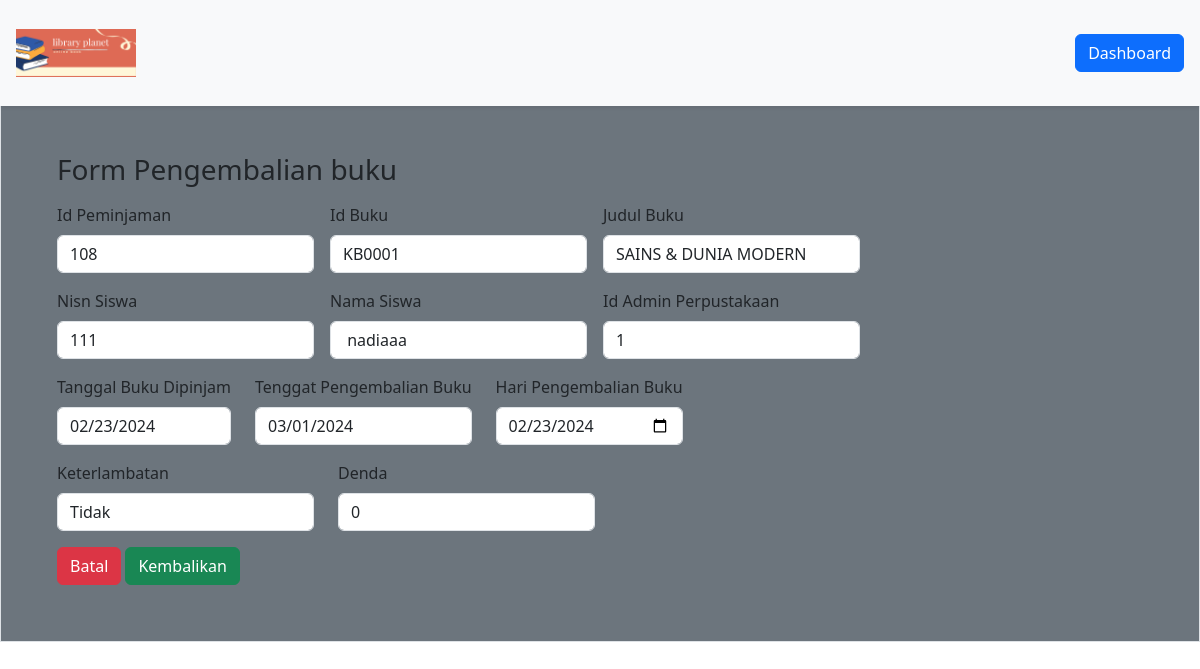
The page /DashboardMember/formPeminjaman/pengembalianBuku.php?id=108 (signed in) on the database its author committed.
### tables this page shows
CREATE TABLE `peminjaman` (
  `id_peminjaman` int(11) NOT NULL,
  `id_buku` varchar(20) NOT NULL,
  `nisn` int(11) NOT NULL,
  `id_admin` int(11) NOT NULL,
  `tgl_peminjaman` date NOT NULL,
  `tgl_pengembalian` date NOT NULL,
  `status` varchar(40) NOT NULL
);

CREATE TABLE `buku` (
  `cover` varchar(255) NOT NULL,
  `id_buku` varchar(20) NOT NULL,
  `kategori` varchar(255) NOT NULL,
  `judul` varchar(255) NOT NULL,
  `pengarang` varchar(255) NOT NULL,
  `penerbit` varchar(255) NOT NULL,
  `tahun_terbit` date NOT NULL,
  `jumlah_halaman` int(11) NOT NULL,
  `buku_deskripsi` text NOT NULL,
  `isi_buku` varchar(250) NOT NULL
);

CREATE TABLE `member` (
  `nisn` int(11) NOT NULL,
  `kode_member` varchar(12) NOT NULL,
  `nama` varchar(255) NOT NULL,
  `password` varchar(255) NOT NULL,
  `jenis_kelamin` varchar(20) NOT NULL,
  `kelas` varchar(5) NOT NULL,
  `jurusan` varchar(50) NOT NULL,
  `no_tlp` varchar(15) NOT NULL,
  `tgl_pendaftaran` date NOT NULL
);

### config/config.php (called while the page is built, shortened)
<?php
$host = "127.0.0.1";
$username = "root";
$password = "";
$database_name = "perpustakaan";
$connection = mysqli_connect($host, $username, $password, $database_name);
function queryReadData($dataKategori) {
  global $connection;
  $result = mysqli_query($connection, $dataKategori);
  $items = [];
  while($item = mysqli_fetch_assoc($result)) {
    $items[] = $item;
  }
  return $items;
}
?>

### DashboardMember/formPeminjaman/pengembalianBuku.php (the view, shortened to what this page needs)
<?php
require "../../config/config.php";
$idPeminjaman = $_GET["id"];
$query = queryReadData("SELECT peminjaman.id_peminjaman, peminjaman.id_buku, buku.judul, peminjaman.nisn, member.nama, peminjaman.id_admin, peminjaman.tgl_peminjaman, peminjaman.tgl_pengembalian
FROM peminjaman
INNER JOIN buku ON peminjaman.id_buku = buku.id_buku
INNER JOIN member ON peminjaman.nisn = member.nisn
WHERE peminjaman.id_peminjaman = $idPeminjaman");
?>
<!DOCTYPE html>
<html lang="en">
  <head>
    <link href="https://cdn.jsdelivr.net/npm/bootstrap@5.3.2/dist/css/bootstrap.min.css" rel="stylesheet">
  </head>
  <body>
    <nav class="navbar fixed-top bg-body-tertiary shadow-sm">
      <div class="container-fluid p-3">
        <a class="navbar-brand" href="#">
          <img src="../../assets/library Book Sale.png" alt="logo" width="120px">
        </a>
        <a class="btn btn-primary" href="../dashboardMember.php">Dashboard</a>
      </div>
    </nav>
    <div class="p-3 mb-2 border bg-secondary">
    <div class="p-4 mt-5">
      <div class=" p-3 mt-5">
    <form action="" method="post">
    <h3>Form Pengembalian buku</h3>
    <?php foreach ($query as $item) : ?>
    <div class="mt-3 d-flex flex-wrap gap-3">
     <div class="mb-3">
      <label for="exampleFormControlInput1" class="form-label">Id Peminjaman</label>
      <input type="number" class="form-control" placeholder="id peminjaman" name="id_peminjaman" id="id_peminjaman" value="<?= $item["id_peminjaman"]; ?>" readonly>
    </div>
     <div class="mb-3">
      <label for="exampleFormControlInput1" class="form-label">Id Buku</label>
      <input type="text" class="form-control" placeholder="id peminjaman" name="id_buku" id="id_buku" value="<?= $item["id_buku"]; ?>" readonly>
    </div>
     <div class="mb-3">
      <label for="exampleFormControlInput1" class="form-label">Judul Buku</label>
      <input type="text" class="form-control" placeholder="Judul Buku" name="judul" id="judul" value="<?= $item["judul"]; ?>" readonly>
    </div>
    </div>
  <div class="d-flex flex-wrap gap-3">
    <div class="mb-3">
      <label for="exampleFormControlInput1" class="form-label">Nisn Siswa</label>
      <input type="number" class="form-control" placeholder="Nisn Siswa" name="nisn" id="nisn" value="<?= $item["nisn"]; ?>" readonly>
    </div>
    <div class="mb-3">
      <label for="exampleFormControlInput1" class="form-label">Nama Siswa</label>
      <input type="text" class="form-control" placeholder="Nama Siswa" name="nama" id="nama" value=" <?= $item["nama"]; ?>" readonly>
    </div>
    <div class="mb-3">
      <label for="exampleFormControlInput1" class="form-label">Id Admin Perpustakaan</label>
      <input type="number" class="form-control" placeholder="Id Admin" name="id_admin" id="id_admin" value="<?= $item["id_admin"]; ?>" readonly>
    </div>
  </div>
  <div class="d-flex flex-wrap gap-4">
    <div class="mb-3">
      <label for="exampleFormControlInput1" class="form-label">Tanggal Buku Dipinjam</label>
      <input type="date" class="form-control" name="tgl_peminjaman" id="tgl_peminjaman" value="<?= $item["tgl_peminjaman"]; ?>" readonly>
    </div>
    <div class="mb-3">
      <label for="exampleFormControlInput1" class="form-label">Tenggat Pengembalian Buku</label>
      <input type="date" class="form-control" name="tgl_pengembalian" id="tgl_pengembalian" value="<?= $item["tgl_pengembalian"]; ?>"  oninput="hitungDenda()" readonly>
    </div>
    <div class="mb-3">
      <label for="exampleFormControlInput1" class="form-label">Hari Pengembalian Buku</label>
      <input type="date" class="form-control" name="buku_kembali" id="buku_kembali" value="<?php echo date('Y-m-d');?>" oninput="hitungDenda()">
    </div>
  </div>
  <?php endforeach; ?>
  <div class="d-flex flex-wrap gap-4">
    <div class="mb-3">
      <label for="exampleFormControlInput1" class="form-label">Keterlambatan</label>
      <input type="text" class="form-control" name="keterlambatan" id="keterlambatan" oninput="hitungDenda()" readonly>
    </div>
    <div class="mb-3">
      <label for="exampleFormControlInput1" class="form-label">Denda</label>
       <input type="number" class="form-control" name="denda" id="denda" readonly>
    </div>
  </div>
  <a class="btn btn-danger" href="TransaksiPeminjaman.php"> Batal</a>
  <button type="submit" class="btn btn-success" name="kembalikan">Kembalikan</button>
    </form>
    </div>
  </div>
  </body>
</html>

### rows shown on the page
peminjaman: id_peminjaman "108", id_buku "KB0001", judul "SAINS & DUNIA MODERN", nisn "111", nama "nadiaaa", id_admin "1", tgl_peminjaman "02/23/2024", tgl_pengembalian "03/01/2024"
